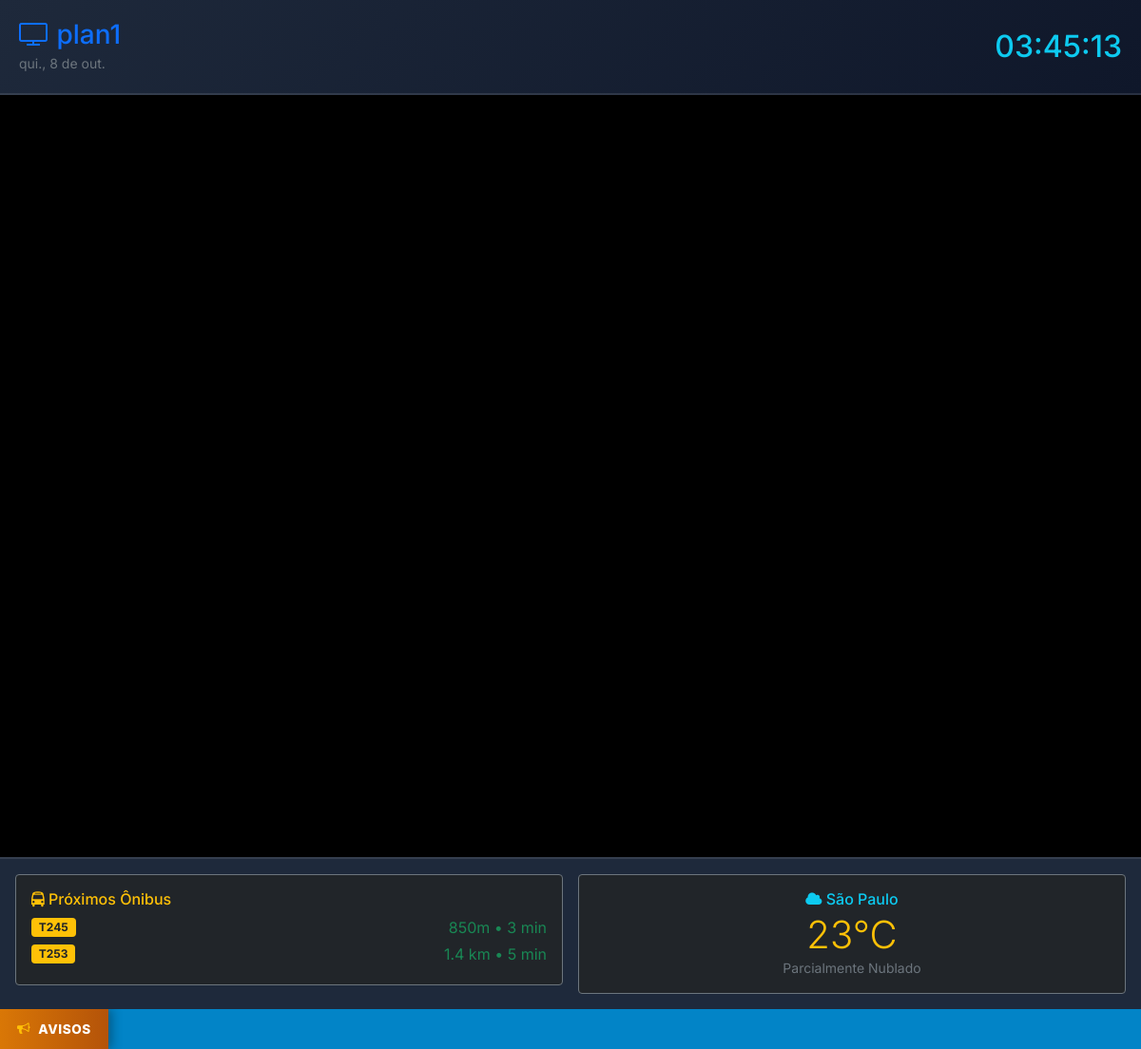
The app's page /feeds-vertical/plan1/ with its own data.
### app/models.py (models this page shows, shortened)
class FeedStatus(models.Model):
    feed_name = models.CharField(max_length=255, primary_key=True)
    last_access = models.DateTimeField(default=timezone.now)
    is_recently_updated = models.IntegerField(default=0)
    class Meta:
        db_table = 'FeedStatus'

class BusSchedule(models.Model):
    line_number = models.CharField(max_length=50, help_text="Ex: 809U-10, Circular 1")
    destination = models.CharField(max_length=255, help_text="Ex: Metrô Butantã / Terminal Pinheiros")
    departure_time = models.CharField(max_length=100, help_text="Ex: 5 min, 12 min, 18:45")
    platform = models.CharField(max_length=100, blank=True, null=True, default="Ponto Principal")
    status = models.CharField(max_length=50, default="No horário")
    is_active = models.BooleanField(default=True)
    created_at = models.DateTimeField(auto_now_add=True)
    class Meta:
        db_table = 'BusSchedule'
        ordering = ['id']

### app/views.py (the view)
# urls.py: path('feeds-vertical/<title>/', views.feeds_vertical, name='feeds_vertical'),
def feeds_vertical(request, title):
    update_feed_access(title)
    settings_obj = get_settings()
    return render(request, 'app/feed_vertical.html', {
        'title': title,
        'slides': get_slides(title),
        'alert_status': alert_status(),
        'interval': settings_obj.duration or "10000",
        'messages': get_message(),
        'weather': get_weather_data(),
        'buses': get_bus_schedules(),
        'background': 'background-square.png',
        'weather_key': settings.WEATHER_KEY
    })

### app/templatetags/custom_filters.py (called while the page is built)
@register.filter(name='endswith')
def endswith(value, suffix):
    return str(value).endswith(suffix)

@register.filter(name='startswith')
def startswith(value, prefix):
    return str(value).startswith(prefix)

### app/utils.py (called while the page is built, shortened)
def parse_date_safe(date_str):
    if not date_str:
        return None
    for fmt in ('%Y-%m-%d', '%d/%m/%Y', '%Y/%m/%d', '%d-%m-%Y'):
        try:
            return datetime.strptime(str(date_str).strip(), fmt).date()
        except ValueError:
            continue
    return None

def alert_status():
    alert_data = Alert.objects.first()
    return alert_data.alert_text if alert_data and alert_data.alert_text else ""

def get_settings():
    settings_obj = Settings.objects.first()
    if not settings_obj:
        settings_obj = Settings.objects.create(
            duration="10000",
            allow_signups=1,
            feeds="['Default', 'Recepcao', 'Refeitorio', 'Comercial']"
        )
    return settings_obj

def update_feed_access(feed_name):
    try:
        feed_status_entry, _ = FeedStatus.objects.get_or_create(
            feed_name=feed_name,
            defaults={'last_access': timezone.now(), 'is_recently_updated': 1}
        )
        feed_status_entry.last_access = timezone.now()
        feed_status_entry.is_recently_updated = 1
        feed_status_entry.save()
    except Exception as e:
        logger.warning("Falha ao registrar heartbeat do feed %s: %s", feed_name, e)
    limit_datetime = timezone.now() - timedelta(minutes=40)
    FeedStatus.objects.filter(last_access__lt=limit_datetime).update(is_recently_updated=0)

def get_news_feed(limit=10):
    global _NEWS_CACHE
    now = timezone.now()
    if _NEWS_CACHE['timestamp'] and (now - _NEWS_CACHE['timestamp']).total_seconds() < 600:
        return _NEWS_CACHE['data']

def get_weather_data(city=None):
    global _WEATHER_CACHE
    now = timezone.now()
    if _WEATHER_CACHE['timestamp'] and (now - _WEATHER_CACHE['timestamp']).total_seconds() < 1800:
        return _WEATHER_CACHE['data']

def get_bus_schedules():
    buses = list(BusSchedule.objects.filter(is_active=True))
    return buses

### app/templates/app/feed_vertical.html (shortened to what this page needs)
{% load static %}
{% load custom_filters %}
<!DOCTYPE html>
<html lang="pt-br">
<head>
    <link rel="stylesheet" href="https://cdn.jsdelivr.net/npm/bootstrap@5.1.3/dist/css/bootstrap.min.css">
    <link rel="stylesheet" href="https://cdnjs.cloudflare.com/ajax/libs/font-awesome/4.7.0/css/font-awesome.min.css">
    <link rel="stylesheet" href="{% static 'feed.css' %}">
</head>
<body>
    <div class="vertical-container">
        <div class="vertical-header">
            <div>
                <h3 class="mb-0 font-weight-bold text-primary"><i class="fa fa-television"></i> {{ title }}</h3>
                <small class="text-muted" id="dateV">--</small>
            </div>
            <div class="text-end">
                <h2 class="mb-0 text-info font-weight-bold" id="timeV">--:--:--</h2>
            </div>
        </div>
        <div class="vertical-slides">
            <div id="verticalCarousel" class="carousel slide carousel-fade h-100" data-bs-ride="carousel" data-bs-interval="false">
                <div class="carousel-inner h-100">
                    {% if slides %}
                        {% for slide in slides %}
                            <div class="carousel-item h-100 {% if forloop.first %}active{% endif %}" data-reading-time="{{ slide.reading_time|default:12 }}">
                                {% if slide.type == 'news' %}
                                    <div class="d-flex flex-column justify-content-center h-100 p-4" style="background: linear-gradient(180deg, #090d16 0%, #172554 100%);">
                                        <div class="mb-3">
                                            <span class="badge bg-danger text-uppercase px-2 py-1">{{ slide.source|default:"G1" }}</span>
                                            <span class="badge bg-secondary text-uppercase px-2 py-1">{{ slide.category|default:"Destaque" }}</span>
                                        </div>
                                        <h2 class="text-white font-weight-bold mb-3" style="font-size: 2rem; line-height: 1.3;">{{ slide.title }}</h2>
                                        {% if slide.summary %}
                                            <p class="text-light" style="font-size: 1.2rem; border-left: 3px solid #38bdf8; padding-left: 12px;">{{ slide.summary }}</p>
                                        {% endif %}
                                        <div class="mt-auto text-muted small border-top pt-2">
                                            <i class="fa fa-bolt text-warning"></i> Notícia em Tempo Real
                                        </div>
                                {% elif slide.type == 'video' or slide.slide_path|endswith:".mp4" or slide.slide_path|endswith:".webm" %}
                                    <video class="d-block w-100 h-100" style="object-fit: contain;" autoplay muted playsinline>
                                        <source src="{% static 'uploads/' %}{{ slide.slide_path }}" type="video/mp4">
                                    </video>
                                {% else %}
                                    <img src="{% static 'uploads/' %}{{ slide.slide_path }}" class="d-block w-100 h-100" style="object-fit: contain;" alt="{{ slide.title }}">
                                {% endif %}
                            </div>
                        {% endfor %}
                    {% else %}
                        <div class="carousel-item h-100 active d-flex align-items-center justify-content-center text-center p-4">
                            <h2 class="text-muted">Aguardando novos conteúdos...</h2>
                        </div>
                    {% endif %}
                </div>
            </div>
        </div>
        <div class="vertical-widgets">
            <div class="row g-3">
                <div class="col-6">
                    <div class="p-3 bg-dark rounded border border-secondary">
                        <h6 class="text-warning mb-2"><i class="fa fa-bus"></i> Próximos Ônibus</h6>
                        {% for bus in buses|slice:":2" %}
                            <div class="d-flex justify-content-between align-items-center mb-1">
                                <span class="badge bg-warning text-dark">{{ bus.line_number }}</span>
                                <span class="text-success font-weight-bold">{{ bus.departure_time }}</span>
                            </div>
                        {% endfor %}
                    </div>
                </div>
                <div class="col-6">
                    <div class="p-3 bg-dark rounded border border-secondary text-center">
                        <h6 class="text-info mb-1"><i class="fa fa-cloud"></i> {{ weather.city }}</h6>
                        <span class="display-6 font-weight-bold text-warning">{{ weather.temp_celsius }}°C</span>
                        <div class="small text-muted">{{ weather.description }}</div>
                    </div>
                </div>
            </div>
        </div>
        <div class="tv-news-ticker-bar">
            <div class="ticker-label"><i class="fa fa-bullhorn text-warning"></i> Avisos</div>
            <div class="ticker-content-track">
                <div class="ticker-text">
                </div>
            </div>
        </div>
    </div>
</body>
</html>

### app/static/feed.css (style rules this page uses)
* { box-sizing: border-box; margin: 0; padding: 0; }
body { overflow: hidden; background-color: #0b0f19; color: #ffffff; font-family: 'Inter', -apple-system, BlinkMacSystemFont, "Segoe UI", Roboto, sans-serif; height: 100vh; width: 100vw; display: flex; flex-direction: column; }
.tv-news-ticker-bar { height: 42px; background: #0284c7; display: flex; align-items: center; overflow: hidden; z-index: 101; }
.ticker-label { background: linear-gradient(90deg, #d97706 0%, #b45309 100%); color: #ffffff; font-weight: 800; font-size: 0.85rem; padding: 0 18px; height: 100%; display: flex; align-items: center; gap: 8px; text-transform: uppercase; letter-spacing: 0.6px; white-space: nowrap; box-shadow: 4px 0 10px rgba(0, 0, 0, 0.3); z-index: 2; }
.ticker-content-track { flex: 1; overflow: hidden; white-space: nowrap; }
.ticker-text { display: inline-block; padding-left: 100%; animation: ticker-slide 75s linear infinite; font-size: 1.05rem; font-weight: 600; color: #ffffff; letter-spacing: 0.3px; }

### app/templates/app/feed_vertical.html (style rules this page uses)
.vertical-container { display: flex; flex-direction: column; height: 100vh; width: 100vw; background: #0f172a; color: #fff; }
.vertical-header { padding: 20px; background: linear-gradient(135deg, #1e293b, #0f172a); display: flex; justify-content: space-between; align-items: center; border-bottom: 2px solid rgba(255,255,255,0.1); }
.vertical-slides { flex: 1; position: relative; background: #000; }
.vertical-widgets { padding: 16px; background: #1e293b; border-top: 2px solid rgba(255,255,255,0.1); }

### records on screen
FeedStatus: feed_name "plan1"
BusSchedule: line_number "T245", departure_time "850m • 3 min"
BusSchedule: line_number "T253", departure_time "1.4 km • 5 min"

### other values on screen
{{ weather.city }} "São Paulo"
{{ weather.temp_celsius }} "23"
{{ weather.description }} "Parcialmente Nublado"
